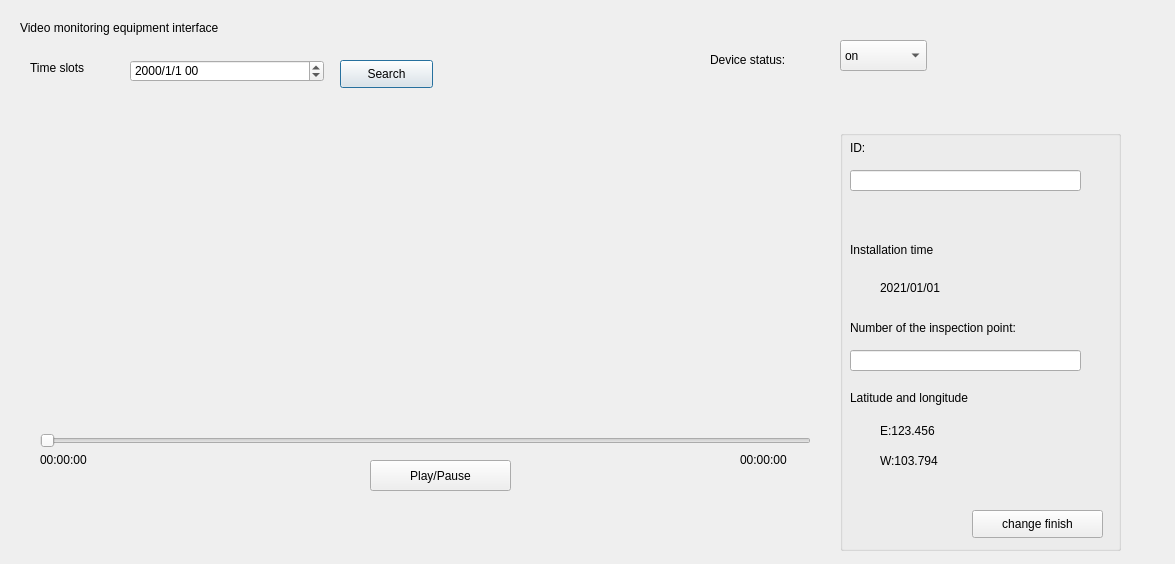
<?xml version="1.0" encoding="UTF-8"?>
<ui version="4.0">
 <class>Dialog</class>
 <widget class="QDialog" name="Dialog">
  <property name="geometry">
   <rect>
    <x>0</x>
    <y>0</y>
    <width>1175</width>
    <height>564</height>
   </rect>
  </property>
  <property name="windowTitle">
   <string>Dialog</string>
  </property>
  <widget class="QLabel" name="label">
   <property name="geometry">
    <rect>
     <x>20</x>
     <y>20</y>
     <width>301</width>
     <height>16</height>
    </rect>
   </property>
   <property name="styleSheet">
    <string notr="true">
font: 11pt &quot;华光行书_CNKI&quot;;</string>
   </property>
   <property name="text">
    <string>Video monitoring equipment interface</string>
   </property>
  </widget>
  <widget class="QLabel" name="label_2">
   <property name="geometry">
    <rect>
     <x>30</x>
     <y>60</y>
     <width>91</width>
     <height>16</height>
    </rect>
   </property>
   <property name="styleSheet">
    <string notr="true">
font: 11pt &quot;华光行书_CNKI&quot;;</string>
   </property>
   <property name="text">
    <string>Time slots</string>
   </property>
  </widget>
  <widget class="QDateTimeEdit" name="dateTimeEdit">
   <property name="geometry">
    <rect>
     <x>130</x>
     <y>60</y>
     <width>194</width>
     <height>22</height>
    </rect>
   </property>
   <property name="styleSheet">
    <string notr="true">
font: 11pt &quot;华光行书_CNKI&quot;;</string>
   </property>
   <property name="maximumDate">
    <date>
     <year>2021</year>
     <month>12</month>
     <day>31</day>
    </date>
   </property>
   <property name="displayFormat">
    <string>yyyy/M/d HH</string>
   </property>
  </widget>
  <widget class="QPushButton" name="pushButton">
   <property name="geometry">
    <rect>
     <x>340</x>
     <y>60</y>
     <width>93</width>
     <height>28</height>
    </rect>
   </property>
   <property name="styleSheet">
    <string notr="true">
font: 11pt &quot;华光行书_CNKI&quot;;</string>
   </property>
   <property name="text">
    <string>Search</string>
   </property>
  </widget>
  <widget class="QLabel" name="label_4">
   <property name="geometry">
    <rect>
     <x>710</x>
     <y>50</y>
     <width>121</width>
     <height>20</height>
    </rect>
   </property>
   <property name="styleSheet">
    <string notr="true">
font: 11pt &quot;华光行书_CNKI&quot;;</string>
   </property>
   <property name="text">
    <string>Device status:</string>
   </property>
  </widget>
  <widget class="QGroupBox" name="groupBox_2">
   <property name="geometry">
    <rect>
     <x>840</x>
     <y>130</y>
     <width>281</width>
     <height>421</height>
    </rect>
   </property>
   <property name="title">
    <string/>
   </property>
   <widget class="QLabel" name="label_5">
    <property name="geometry">
     <rect>
      <x>10</x>
      <y>10</y>
      <width>72</width>
      <height>15</height>
     </rect>
    </property>
    <property name="styleSheet">
     <string notr="true">
font: 11pt &quot;华光行书_CNKI&quot;;</string>
    </property>
    <property name="text">
     <string>ID:</string>
    </property>
   </widget>
   <widget class="QLabel" name="label_6">
    <property name="geometry">
     <rect>
      <x>10</x>
      <y>110</y>
      <width>151</width>
      <height>20</height>
     </rect>
    </property>
    <property name="styleSheet">
     <string notr="true">
font: 11pt &quot;华光行书_CNKI&quot;;</string>
    </property>
    <property name="text">
     <string>Installation time</string>
    </property>
   </widget>
   <widget class="QLabel" name="label_7">
    <property name="geometry">
     <rect>
      <x>10</x>
      <y>260</y>
      <width>191</width>
      <height>16</height>
     </rect>
    </property>
    <property name="styleSheet">
     <string notr="true">
font: 11pt &quot;华光行书_CNKI&quot;;</string>
    </property>
    <property name="text">
     <string>Latitude and longitude</string>
    </property>
   </widget>
   <widget class="QLabel" name="label_lo">
    <property name="geometry">
     <rect>
      <x>40</x>
      <y>290</y>
      <width>111</width>
      <height>21</height>
     </rect>
    </property>
    <property name="styleSheet">
     <string notr="true">
font: 11pt &quot;华光行书_CNKI&quot;;</string>
    </property>
    <property name="text">
     <string>E:123.456</string>
    </property>
   </widget>
   <widget class="QLabel" name="label_la">
    <property name="geometry">
     <rect>
      <x>40</x>
      <y>320</y>
      <width>91</width>
      <height>21</height>
     </rect>
    </property>
    <property name="styleSheet">
     <string notr="true">
font: 11pt &quot;华光行书_CNKI&quot;;</string>
    </property>
    <property name="text">
     <string>W:103.794</string>
    </property>
   </widget>
   <widget class="QLabel" name="label_time">
    <property name="geometry">
     <rect>
      <x>40</x>
      <y>150</y>
      <width>91</width>
      <height>16</height>
     </rect>
    </property>
    <property name="styleSheet">
     <string notr="true">
font: 11pt &quot;华光行书_CNKI&quot;;</string>
    </property>
    <property name="text">
     <string>2021/01/01</string>
    </property>
   </widget>
   <widget class="QLineEdit" name="lineEdit_ID">
    <property name="geometry">
     <rect>
      <x>10</x>
      <y>40</y>
      <width>231</width>
      <height>21</height>
     </rect>
    </property>
   </widget>
   <widget class="QLineEdit" name="lineEdit_inspection">
    <property name="geometry">
     <rect>
      <x>10</x>
      <y>220</y>
      <width>231</width>
      <height>21</height>
     </rect>
    </property>
   </widget>
   <widget class="QLabel" name="label_3">
    <property name="geometry">
     <rect>
      <x>10</x>
      <y>190</y>
      <width>261</width>
      <height>16</height>
     </rect>
    </property>
    <property name="styleSheet">
     <string notr="true">
font: 11pt &quot;华光行书_CNKI&quot;;</string>
    </property>
    <property name="text">
     <string>Number of the inspection point:</string>
    </property>
   </widget>
   <widget class="QPushButton" name="pushButton_finish">
    <property name="geometry">
     <rect>
      <x>132</x>
      <y>380</y>
      <width>131</width>
      <height>28</height>
     </rect>
    </property>
    <property name="styleSheet">
     <string notr="true">
font: 11pt &quot;华光行书_CNKI&quot;;</string>
    </property>
    <property name="text">
     <string>change finish</string>
    </property>
   </widget>
  </widget>
  <widget class="QWidget" name="verticalLayoutWidget">
   <property name="geometry">
    <rect>
     <x>39</x>
     <y>109</y>
     <width>771</width>
     <height>321</height>
    </rect>
   </property>
   <layout class="QVBoxLayout" name="verticalLayout"/>
  </widget>
  <widget class="QComboBox" name="comboBox">
   <property name="geometry">
    <rect>
     <x>840</x>
     <y>40</y>
     <width>87</width>
     <height>31</height>
    </rect>
   </property>
   <property name="styleSheet">
    <string notr="true">
font: 11pt &quot;华光行书_CNKI&quot;;</string>
   </property>
   <item>
    <property name="text">
     <string>on</string>
    </property>
   </item>
   <item>
    <property name="text">
     <string>off</string>
    </property>
   </item>
  </widget>
  <widget class="QSlider" name="horizontalSlider">
   <property name="geometry">
    <rect>
     <x>40</x>
     <y>430</y>
     <width>771</width>
     <height>22</height>
    </rect>
   </property>
   <property name="orientation">
    <enum>Qt::Horizontal</enum>
   </property>
  </widget>
  <widget class="QPushButton" name="pushButton_2">
   <property name="geometry">
    <rect>
     <x>370</x>
     <y>460</y>
     <width>141</width>
     <height>31</height>
    </rect>
   </property>
   <property name="styleSheet">
    <string notr="true">
font: 11pt &quot;华光行书_CNKI&quot;;</string>
   </property>
   <property name="text">
    <string>Play/Pause</string>
   </property>
  </widget>
  <widget class="QLabel" name="label_e">
   <property name="geometry">
    <rect>
     <x>740</x>
     <y>450</y>
     <width>151</width>
     <height>20</height>
    </rect>
   </property>
   <property name="styleSheet">
    <string notr="true">
font: 11pt &quot;华光行书_CNKI&quot;;</string>
   </property>
   <property name="text">
    <string>00:00:00</string>
   </property>
  </widget>
  <widget class="QLabel" name="label_b">
   <property name="geometry">
    <rect>
     <x>40</x>
     <y>450</y>
     <width>151</width>
     <height>20</height>
    </rect>
   </property>
   <property name="styleSheet">
    <string notr="true">
font: 11pt &quot;华光行书_CNKI&quot;;</string>
   </property>
   <property name="text">
    <string>00:00:00</string>
   </property>
  </widget>
 </widget>
 <layoutdefault spacing="6" margin="11"/>
 <resources/>
 <connections/>
</ui>
